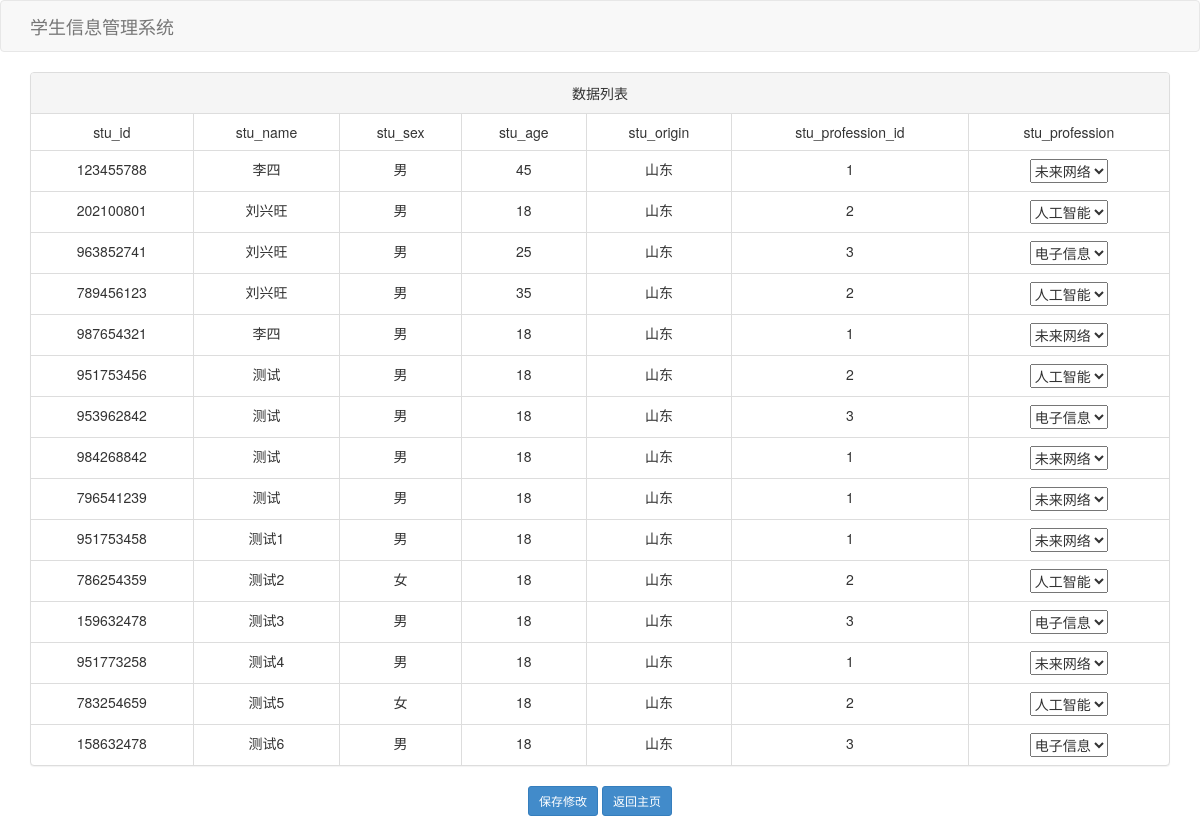
/update_profession, run on the app's committed database.
### tables this page shows
CREATE TABLE student_info(
        stu_id INT PRIMARY KEY     NOT NULL,
        stu_name       VARCHAR(50) NOT NULL,
        stu_sex        CHAR(2)     NOT NULL,
        stu_age        INT         NOT NULL,
        stu_origin     VARCHAR(50) NOT NULL,
        stu_profession_id int NOT NULL
        );

CREATE TABLE stu_profession(
        stu_profession_id INTEGER PRIMARY KEY,
        stu_profession    VARCHAR(50) NOT NULL
        );

### app.py (the view, shortened to what this page needs)
@app.route('/update_profession', methods=['GET', 'POST'])
def update_profession():
    if request.method == 'GET':
        sql = "select s.*, p.stu_profession" \
          " from student_info s inner join stu_profession p on s.stu_profession_id = p.stu_profession_id"
        datas, fields = get_sql2(sql)
        pros, _ = get_sql2("select * from stu_profession")
        return render_template('update_profession.html', datas=datas, fields=fields, pros=pros)

### db_sqlite3.py (called while the page is built)
def open_db():
    database = 'db/students.db'
    conn = sqlite3.connect(database)
    return conn

def get_sql(conn, sql):
    print(sql)
    cur = conn.cursor()
    cur.execute(sql)
    fields = []  # 保存字段信息
    for field in cur.description:
        fields.append(field[0])
    result = cur.fetchall()  # 保存查询结果
    cur.close()
    return result, fields

def get_sql2(sql):
    conn = open_db()
    result, fields = get_sql(conn, sql)
    close_db(conn)
    return result, fields

### templates/update_profession.html (shortened to what this page needs)
<!DOCTYPE html>
<html lang="en">
<head>
    <link href="/static/bootstrap/3.2.0/css/bootstrap.min.css" rel="stylesheet">
</head>
<body>
    <nav class="navbar navbar-default">
        <div class="container">
            <div class="navbar-header">
                <a class="navbar-brand" href="#"> 学生信息管理系统 </a>
            </div>
        </div>
    </nav>
    <div class="container">
        <form action="/update_profession" method="post">
            <div class="panel panel-default">
                <div class="panel-heading">
                    <div class="row text-center"> 数据列表 </div>
                </div>
                <table class="table table-bordered">
                    <tr>
                        {% for a in fields %}
                        <td class="text-center">{{ a }}</td>
                        {% endfor %}
                    </tr>
                    {% for item in datas %}
                    <tr>
                        <td class="text-center">{{ item[0] }}</td>
                        <td class="text-center">{{ item[1] }}</td>
                        <td class="text-center">{{ item[2] }}</td>
                        <td class="text-center">{{ item[3] }}</td>
                        <td class="text-center">{{ item[4] }}</td>
                        <td class="text-center">{{ item[5] }}</td>
                        <td class="text-center">
                            <select name="{{item[0]}}_pro">
                                {% for pro in pros %}
                                <option value='{{pro[0]}}' {% if pro[0] == item[5] %}selected{% endif %}> {{ pro[1] }}
                                </option>
                                {% endfor %}
                            </select>
                        </td>
                    </tr>
                    {% endfor %}
                </table>
            </div>
            <div style="text-align: center;">
                <button type="submit" class="btn btn-primary btn-sm">保存修改</button>
                <button class="btn btn-primary btn-sm" onclick="location.href='index.html'">返回主页</button>
            </div>
        </form>
    </div>
</body>
</html>

### data on the page
student_info: stu_id "123455788", stu_name "李四", stu_sex "男", stu_age "45", stu_origin "山东", stu_profession "1", stu_profession+stu_id "未来网络"
student_info: stu_id "202100801", stu_name "刘兴旺", stu_sex "男", stu_age "18", stu_origin "山东", stu_profession "2", stu_profession+stu_id "人工智能"
student_info: stu_id "963852741", stu_name "刘兴旺", stu_sex "男", stu_age "25", stu_origin "山东", stu_profession "3", stu_profession+stu_id "电子信息"
student_info: stu_id "789456123", stu_name "刘兴旺", stu_sex "男", stu_age "35", stu_origin "山东", stu_profession "2", stu_profession+stu_id "人工智能"
student_info: stu_id "987654321", stu_name "李四", stu_sex "男", stu_age "18", stu_origin "山东", stu_profession "1", stu_profession+stu_id "未来网络"
student_info: stu_id "951753456", stu_name "测试", stu_sex "男", stu_age "18", stu_origin "山东", stu_profession "2", stu_profession+stu_id "人工智能"
student_info: stu_id "953962842", stu_name "测试", stu_sex "男", stu_age "18", stu_origin "山东", stu_profession "3", stu_profession+stu_id "电子信息"
student_info: stu_id "984268842", stu_name "测试", stu_sex "男", stu_age "18", stu_origin "山东", stu_profession "1", stu_profession+stu_id "未来网络"
student_info: stu_id "796541239", stu_name "测试", stu_sex "男", stu_age "18", stu_origin "山东", stu_profession "1", stu_profession+stu_id "未来网络"
student_info: stu_id "951753458", stu_name "测试1", stu_sex "男", stu_age "18", stu_origin "山东", stu_profession "1", stu_profession+stu_id "未来网络"
student_info: stu_id "786254359", stu_name "测试2", stu_sex "女", stu_age "18", stu_origin "山东", stu_profession "2", stu_profession+stu_id "人工智能"
student_info: stu_id "159632478", stu_name "测试3", stu_sex "男", stu_age "18", stu_origin "山东", stu_profession "3", stu_profession+stu_id "电子信息"
student_info: stu_id "951773258", stu_name "测试4", stu_sex "男", stu_age "18", stu_origin "山东", stu_profession "1", stu_profession+stu_id "未来网络"
student_info: stu_id "783254659", stu_name "测试5", stu_sex "女", stu_age "18", stu_origin "山东", stu_profession "2", stu_profession+stu_id "人工智能"
student_info: stu_id "158632478", stu_name "测试6", stu_sex "男", stu_age "18", stu_origin "山东", stu_profession "3", stu_profession+stu_id "电子信息"

### other printed values
{{ a }} "stu_id" "stu_name" "stu_sex" "stu_age" "stu_origin" "stu_profession_id" "stu_profession"
